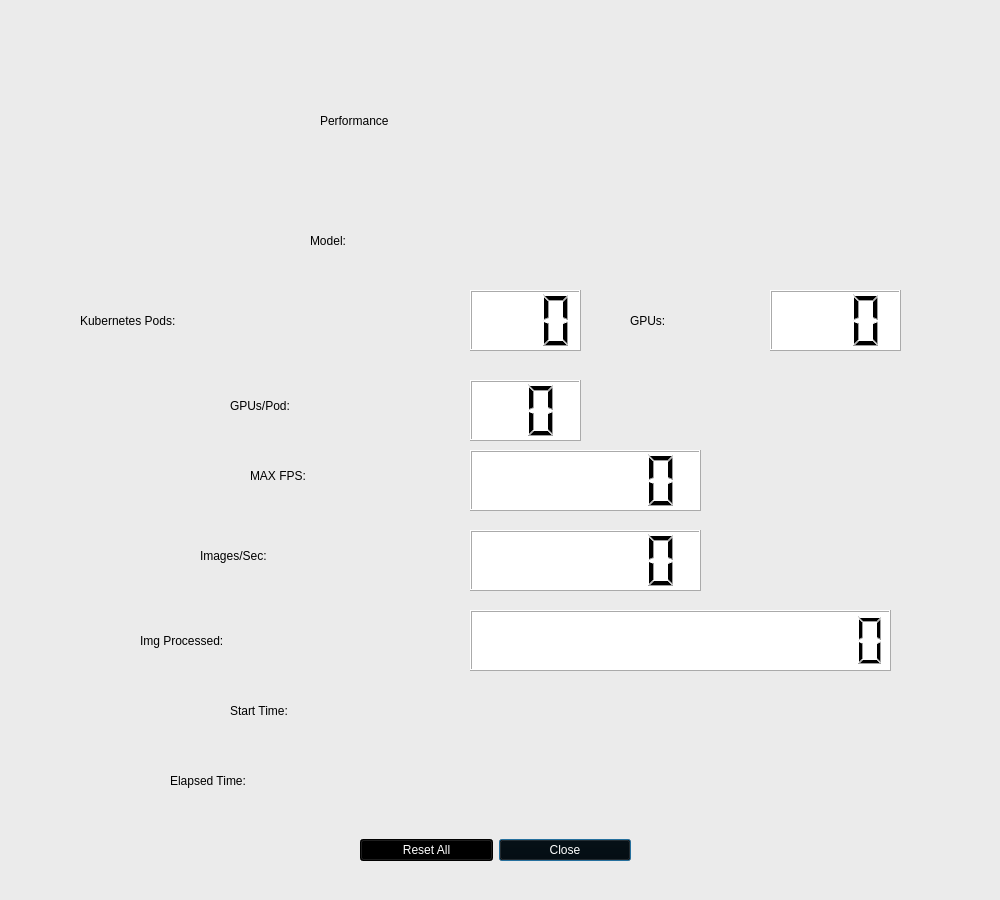
<?xml version="1.0" encoding="UTF-8"?>
<ui version="4.0">
 <class>perf_graph</class>
 <widget class="QDialog" name="perf_graph">
  <property name="geometry">
   <rect>
    <x>0</x>
    <y>0</y>
    <width>1000</width>
    <height>900</height>
   </rect>
  </property>
  <property name="minimumSize">
   <size>
    <width>1000</width>
    <height>900</height>
   </size>
  </property>
  <property name="maximumSize">
   <size>
    <width>1000</width>
    <height>900</height>
   </size>
  </property>
  <property name="windowTitle">
   <string>Performance</string>
  </property>
  <property name="styleSheet">
   <string notr="true">
background-color: rgb(235, 235, 235);</string>
  </property>
  <widget class="QWidget" name="gridLayoutWidget">
   <property name="geometry">
    <rect>
     <x>360</x>
     <y>820</y>
     <width>271</width>
     <height>61</height>
    </rect>
   </property>
   <layout class="QGridLayout" name="gridLayout">
    <item row="2" column="1">
     <widget class="QPushButton" name="close_pushButton">
      <property name="styleSheet">
       <string notr="true">background-color: rgb(0, 0, 0);
color: rgb(255, 255, 255);</string>
      </property>
      <property name="text">
       <string>Close</string>
      </property>
     </widget>
    </item>
    <item row="2" column="0">
     <widget class="QPushButton" name="reset_pushButton">
      <property name="styleSheet">
       <string notr="true">background-color: rgb(0, 0, 0);
color: rgb(255, 255, 255);</string>
      </property>
      <property name="text">
       <string>Reset All</string>
      </property>
     </widget>
    </item>
   </layout>
  </widget>
  <widget class="QLCDNumber" name="fps_lcdNumber">
   <property name="geometry">
    <rect>
     <x>470</x>
     <y>530</y>
     <width>231</width>
     <height>61</height>
    </rect>
   </property>
   <property name="styleSheet">
    <string notr="true">background-color: rgb(255, 255, 255);
color: rgb(0, 0, 0);</string>
   </property>
   <property name="frameShape">
    <enum>QFrame::Box</enum>
   </property>
   <property name="smallDecimalPoint">
    <bool>false</bool>
   </property>
   <property name="digitCount">
    <number>6</number>
   </property>
  </widget>
  <widget class="QLabel" name="fps_label">
   <property name="geometry">
    <rect>
     <x>200</x>
     <y>520</y>
     <width>251</width>
     <height>71</height>
    </rect>
   </property>
   <property name="styleSheet">
    <string notr="true">color: rgb(0, 0, 0);
font: 75 36pt &quot;Ubuntu&quot;;</string>
   </property>
   <property name="text">
    <string>Images/Sec:</string>
   </property>
  </widget>
  <widget class="QLCDNumber" name="images_lcdNumber">
   <property name="geometry">
    <rect>
     <x>470</x>
     <y>610</y>
     <width>421</width>
     <height>61</height>
    </rect>
   </property>
   <property name="styleSheet">
    <string notr="true">background-color: rgb(255, 255, 255);
color: rgb(0, 0, 0);</string>
   </property>
   <property name="digitCount">
    <number>15</number>
   </property>
   <property name="value" stdset="0">
    <double>0.000000000000000</double>
   </property>
  </widget>
  <widget class="QLabel" name="images_label">
   <property name="geometry">
    <rect>
     <x>140</x>
     <y>610</y>
     <width>321</width>
     <height>61</height>
    </rect>
   </property>
   <property name="styleSheet">
    <string notr="true">color: rgb(0, 0, 0);
font: 75 36pt &quot;Ubuntu&quot;;</string>
   </property>
   <property name="text">
    <string>Img Processed:</string>
   </property>
  </widget>
  <widget class="QLabel" name="header_label">
   <property name="geometry">
    <rect>
     <x>320</x>
     <y>80</y>
     <width>391</width>
     <height>81</height>
    </rect>
   </property>
   <property name="styleSheet">
    <string notr="true">color: rgb(0, 0, 0);
font: 75 48pt &quot;Ubuntu&quot;;</string>
   </property>
   <property name="text">
    <string>Performance</string>
   </property>
  </widget>
  <widget class="QLabel" name="logo_label">
   <property name="geometry">
    <rect>
     <x>820</x>
     <y>20</y>
     <width>150</width>
     <height>131</height>
    </rect>
   </property>
   <property name="text">
    <string/>
   </property>
   <property name="pixmap">
    <pixmap resource="resources.qrc">:/images/vega_icon_150.png</pixmap>
   </property>
  </widget>
  <widget class="QLabel" name="logo_label_2">
   <property name="geometry">
    <rect>
     <x>30</x>
     <y>20</y>
     <width>151</width>
     <height>131</height>
    </rect>
   </property>
   <property name="text">
    <string/>
   </property>
   <property name="pixmap">
    <pixmap resource="resources.qrc">:/images/amd-logo-150x150.jpg</pixmap>
   </property>
  </widget>
  <widget class="QLCDNumber" name="maxFPS_lcdNumber">
   <property name="geometry">
    <rect>
     <x>470</x>
     <y>450</y>
     <width>231</width>
     <height>61</height>
    </rect>
   </property>
   <property name="styleSheet">
    <string notr="true">background-color: rgb(255, 255, 255);
color: rgb(0, 0, 0);</string>
   </property>
   <property name="digitCount">
    <number>6</number>
   </property>
  </widget>
  <widget class="QLabel" name="maxFPS_label">
   <property name="geometry">
    <rect>
     <x>250</x>
     <y>450</y>
     <width>211</width>
     <height>51</height>
    </rect>
   </property>
   <property name="styleSheet">
    <string notr="true">font: 75 36pt &quot;Ubuntu&quot;;
color: rgb(0, 0, 0);</string>
   </property>
   <property name="text">
    <string>MAX FPS:</string>
   </property>
  </widget>
  <widget class="QLabel" name="Model_label">
   <property name="geometry">
    <rect>
     <x>310</x>
     <y>200</y>
     <width>151</width>
     <height>81</height>
    </rect>
   </property>
   <property name="styleSheet">
    <string notr="true">color: rgb(0, 0, 0);
font: 75 36pt &quot;Ubuntu&quot;;</string>
   </property>
   <property name="text">
    <string>Model:</string>
   </property>
  </widget>
  <widget class="QLabel" name="modelName_label">
   <property name="geometry">
    <rect>
     <x>470</x>
     <y>210</y>
     <width>511</width>
     <height>61</height>
    </rect>
   </property>
   <property name="styleSheet">
    <string notr="true">color: rgb(170, 0, 0);
font: 75 36pt &quot;Ubuntu&quot;;</string>
   </property>
   <property name="text">
    <string/>
   </property>
  </widget>
  <widget class="QLabel" name="NGPU_label">
   <property name="geometry">
    <rect>
     <x>230</x>
     <y>370</y>
     <width>231</width>
     <height>71</height>
    </rect>
   </property>
   <property name="styleSheet">
    <string notr="true">color: rgb(0, 0, 0);
font: 75 36pt &quot;Ubuntu&quot;;</string>
   </property>
   <property name="text">
    <string>GPUs/Pod:</string>
   </property>
  </widget>
  <widget class="QLCDNumber" name="GPU_lcdNumber">
   <property name="geometry">
    <rect>
     <x>470</x>
     <y>380</y>
     <width>111</width>
     <height>61</height>
    </rect>
   </property>
   <property name="styleSheet">
    <string notr="true">background-color: rgb(255, 255, 255);
color: rgb(0, 0, 0);</string>
   </property>
   <property name="digitCount">
    <number>2</number>
   </property>
  </widget>
  <widget class="QLabel" name="startName_label">
   <property name="geometry">
    <rect>
     <x>230</x>
     <y>680</y>
     <width>231</width>
     <height>61</height>
    </rect>
   </property>
   <property name="styleSheet">
    <string notr="true">color: rgb(0, 0, 0);
font: 75 36pt &quot;Ubuntu&quot;;</string>
   </property>
   <property name="text">
    <string>Start Time:</string>
   </property>
  </widget>
  <widget class="QLabel" name="StartTime_label">
   <property name="geometry">
    <rect>
     <x>470</x>
     <y>690</y>
     <width>511</width>
     <height>51</height>
    </rect>
   </property>
   <property name="styleSheet">
    <string notr="true">color: rgb(170, 0, 0);
font: 75 28pt &quot;Ubuntu&quot;;</string>
   </property>
   <property name="text">
    <string/>
   </property>
  </widget>
  <widget class="QLabel" name="ElapsedTimeName_label">
   <property name="geometry">
    <rect>
     <x>170</x>
     <y>750</y>
     <width>291</width>
     <height>61</height>
    </rect>
   </property>
   <property name="styleSheet">
    <string notr="true">color: rgb(0, 0, 0);
font: 75 36pt &quot;Ubuntu&quot;;</string>
   </property>
   <property name="text">
    <string>Elapsed Time:</string>
   </property>
  </widget>
  <widget class="QLabel" name="elapsedTime_label">
   <property name="geometry">
    <rect>
     <x>480</x>
     <y>760</y>
     <width>511</width>
     <height>51</height>
    </rect>
   </property>
   <property name="styleSheet">
    <string notr="true">color: rgb(170, 0, 0);
font: 75 28pt &quot;Ubuntu&quot;;</string>
   </property>
   <property name="text">
    <string/>
   </property>
  </widget>
  <widget class="QLabel" name="kubernetes_pod_label">
   <property name="geometry">
    <rect>
     <x>80</x>
     <y>290</y>
     <width>371</width>
     <height>61</height>
    </rect>
   </property>
   <property name="styleSheet">
    <string notr="true">color: rgb(0, 0, 0);
font: 75 36pt &quot;Ubuntu&quot;;</string>
   </property>
   <property name="text">
    <string>Kubernetes Pods:</string>
   </property>
  </widget>
  <widget class="QLCDNumber" name="pods_lcdNumber">
   <property name="geometry">
    <rect>
     <x>470</x>
     <y>290</y>
     <width>111</width>
     <height>61</height>
    </rect>
   </property>
   <property name="styleSheet">
    <string notr="true">background-color: rgb(255, 255, 255);
color: rgb(0, 0, 0);</string>
   </property>
   <property name="digitCount">
    <number>3</number>
   </property>
  </widget>
  <widget class="QLabel" name="TotalGPU_label">
   <property name="geometry">
    <rect>
     <x>630</x>
     <y>290</y>
     <width>131</width>
     <height>61</height>
    </rect>
   </property>
   <property name="styleSheet">
    <string notr="true">color: rgb(0, 0, 0);
font: 75 36pt &quot;Ubuntu&quot;;</string>
   </property>
   <property name="text">
    <string>GPUs:</string>
   </property>
  </widget>
  <widget class="QLCDNumber" name="TotalGPU_lcdNumber">
   <property name="geometry">
    <rect>
     <x>770</x>
     <y>290</y>
     <width>131</width>
     <height>61</height>
    </rect>
   </property>
   <property name="styleSheet">
    <string notr="true">background-color: rgb(255, 255, 255);
color: rgb(0, 0, 0);</string>
   </property>
   <property name="digitCount">
    <number>3</number>
   </property>
  </widget>
 </widget>
 <resources>
  <include location="resources.qrc"/>
 </resources>
 <connections/>
</ui>
